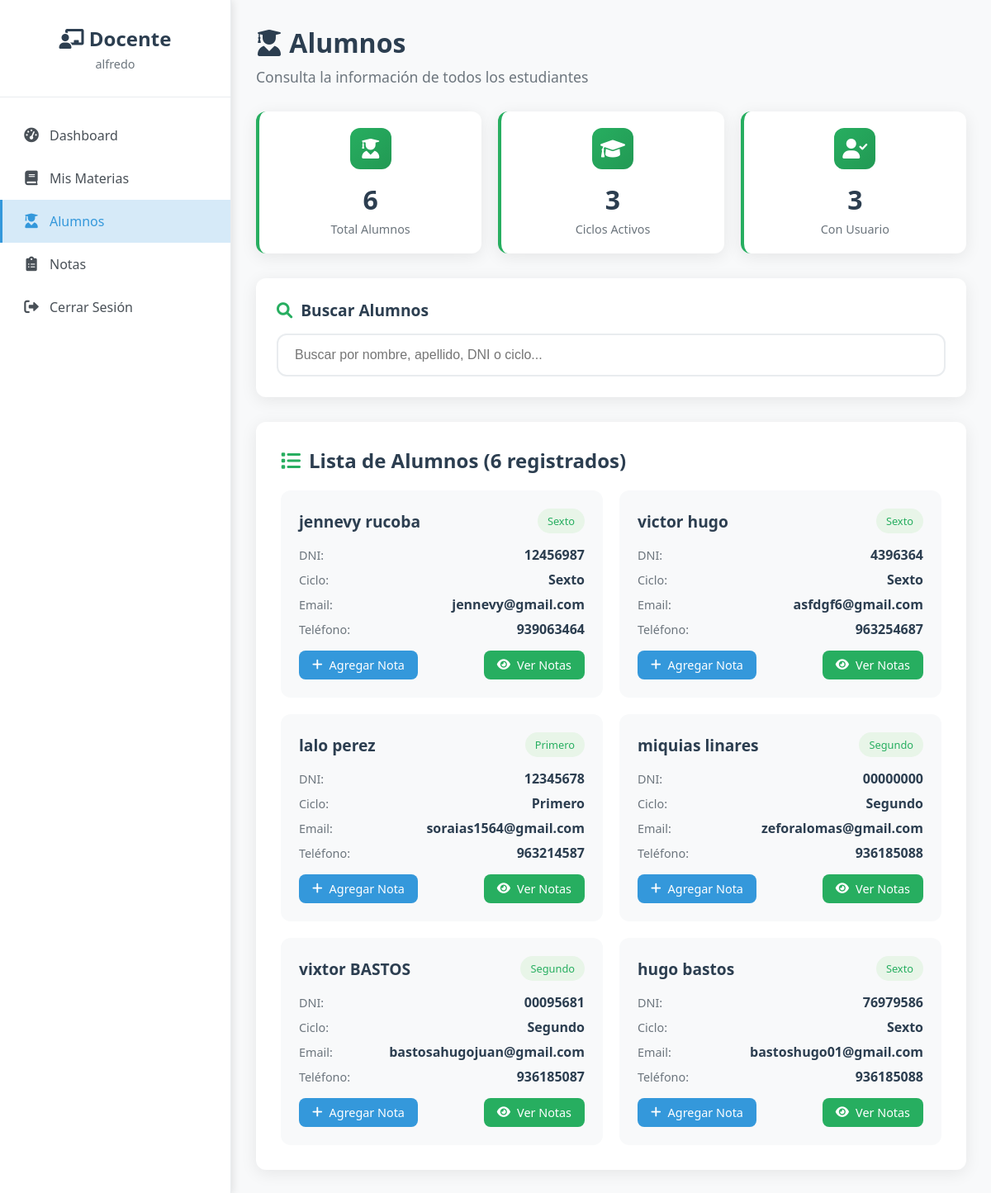
Page /docente/ver_alumnos (signed in) on the earlier database version.
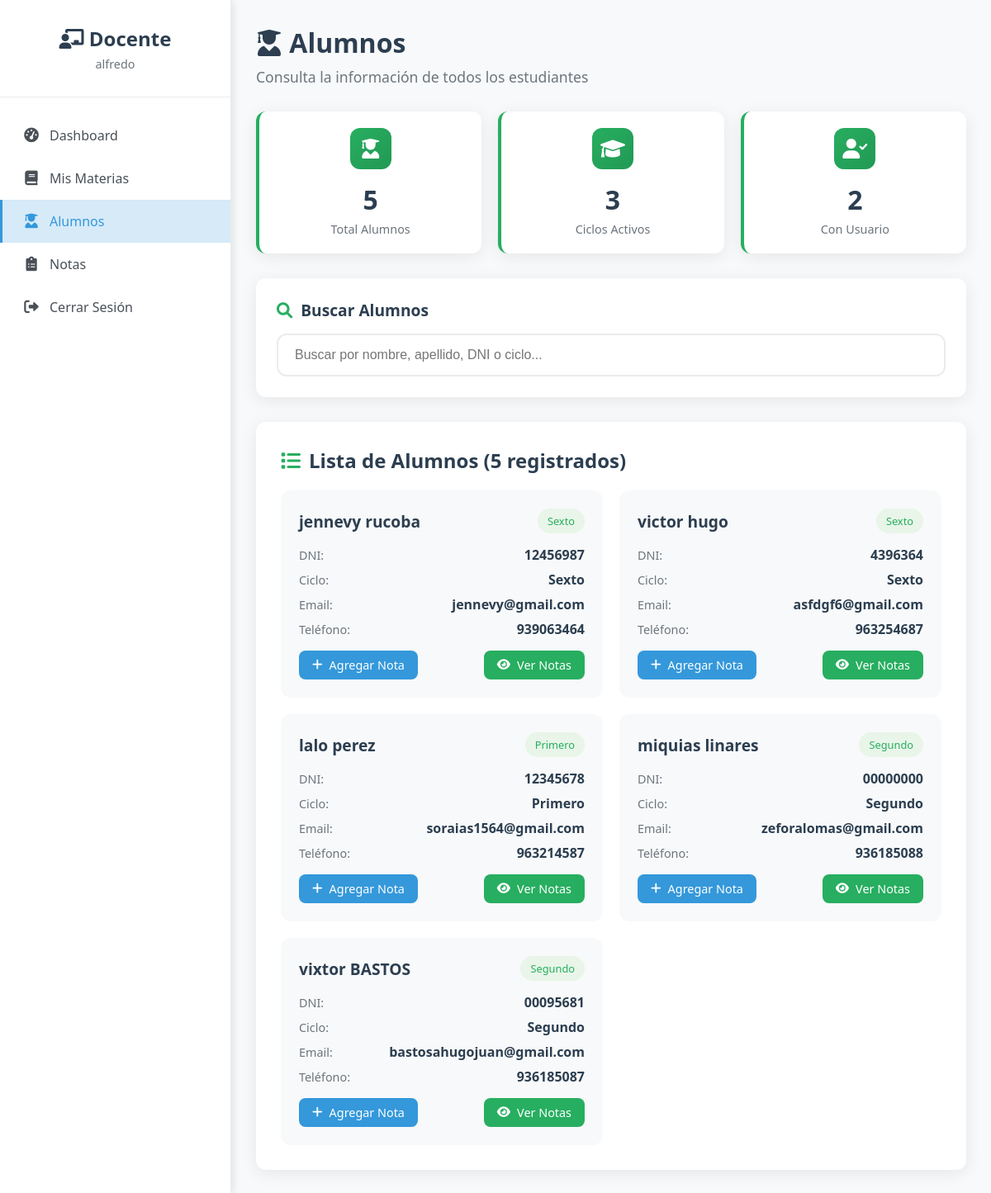
Same page on the later database version.
### app.py (models this page shows)
class Alumno(db.Model):
    id = db.Column(db.Integer, primary_key=True)
    dni = db.Column(db.String(20), unique=True, nullable=False)
    nombre = db.Column(db.String(100), nullable=False)
    apellido = db.Column(db.String(100), nullable=False)
    email = db.Column(db.String(120))
    telefono = db.Column(db.String(20))
    fecha_nacimiento = db.Column(db.Date)
    ciclo = db.Column(db.String(20), nullable=False)  # primero, segundo, tercero, cuarto, quinto, sexto
    fecha_registro = db.Column(db.DateTime, default=datetime.utcnow)
    usuario_id = db.Column(db.Integer, db.ForeignKey('usuario.id'), nullable=True)  # Relación con Usuario
    usuario = db.relationship('Usuario', backref=db.backref('alumno', uselist=False))

### app.py (the view)
@app.route('/docente/ver_alumnos')
def docente_ver_alumnos():
    if not session.get('user_id') or session.get('tipo') != 'docente':
        return redirect(url_for('login'))
    alumnos = Alumno.query.order_by(Alumno.fecha_registro.desc()).all()
    total_alumnos = len(alumnos)
    ciclos_unicos = len(set(alumno.ciclo for alumno in alumnos if alumno.ciclo))
    alumnos_con_usuario = len([alumno for alumno in alumnos if alumno.usuario_id])
    return render_template('docente/ver_alumnos_moderno.html',
                         alumnos=alumnos,
                         total_alumnos=total_alumnos,
                         ciclos_unicos=ciclos_unicos,
                         alumnos_con_usuario=alumnos_con_usuario)

### app.py (called while the page is built)
@app.context_processor
def inject_flash_cleanup():
    return {
        'clear_flash_messages': clear_flash_messages,
        'convertir_ciclo_a_texto': convertir_ciclo_a_texto
    }

### templates/docente/ver_alumnos_moderno.html (shortened to what the changed rows need)
<!DOCTYPE html>
<html lang="es">
<head>
    <link href="https://cdnjs.cloudflare.com/ajax/libs/font-awesome/6.0.0/css/all.min.css" rel="stylesheet">
</head>
<body>
    <div class="docente-dashboard">
        <div class="sidebar">
            <div class="sidebar-header">
                <h2><i class="fas fa-chalkboard-teacher"></i> Docente</h2>
            </div>
        </div>
        <div class="main-content">
            <div class="page-header">
                <h1><i class="fas fa-user-graduate"></i> Alumnos</h1>
            </div>
            <div class="stats-cards">
                <div class="stat-card">
                    <div class="stat-card-icon">
                        <i class="fas fa-user-graduate"></i>
                    </div>
                    <div class="stat-card-number">{{ alumnos|length }}</div>
                    <div class="stat-card-label">Total Alumnos</div>
                </div>
                <div class="stat-card">
                    <div class="stat-card-icon">
                        <i class="fas fa-user-check"></i>
                    </div>
                    <div class="stat-card-number">{{ alumnos_con_usuario if alumnos_con_usuario else 0 }}</div>
                    <div class="stat-card-label">Con Usuario</div>
                </div>
            </div>
            <div class="alumnos-section">
                <h2><i class="fas fa-list"></i> Lista de Alumnos ({{ alumnos|length }} registrados)</h2>
                {% if alumnos %}
                <div class="alumnos-grid" id="alumnosGrid">
                    {% for alumno in alumnos %}
                    <div class="alumno-card"
                         data-nombre="{{ alumno.nombre|lower }}"
                         data-apellido="{{ alumno.apellido|lower }}"
                         data-dni="{{ alumno.dni|lower }}"
                         data-ciclo="{{ alumno.ciclo|lower if alumno.ciclo else '' }}">
                        <div class="alumno-card-header">
                            <div class="alumno-card-title">{{ alumno.nombre }} {{ alumno.apellido }}</div>
                            <span class="alumno-card-badge">{{ alumno.ciclo.title() if alumno.ciclo else 'Sin ciclo' }}</span>
                        </div>
                        <div class="alumno-card-body">
                            <div class="alumno-card-field">
                                <span class="alumno-card-label">DNI:</span>
                                <span class="alumno-card-value">{{ alumno.dni }}</span>
                            </div>
                            <div class="alumno-card-field">
                                <span class="alumno-card-label">Ciclo:</span>
                                <span class="alumno-card-value">{{ alumno.ciclo.title() if alumno.ciclo else 'Sin ciclo' }}</span>
                            </div>
                            <div class="alumno-card-field">
                                <span class="alumno-card-label">Email:</span>
                                <span class="alumno-card-value">{{ alumno.email or '-' }}</span>
                            </div>
                            <div class="alumno-card-field">
                                <span class="alumno-card-label">Teléfono:</span>
                                <span class="alumno-card-value">{{ alumno.telefono or '-' }}</span>
                            </div>
                        </div>
                        <div class="alumno-card-footer">
                            <a href="{{ url_for('agregar_nota') }}?alumno_id={{ alumno.id }}" class="btn btn-primary">
                                <i class="fas fa-plus"></i> Agregar Nota
                            </a>
                            <a href="{{ url_for('docente_ver_notas') }}?alumno_id={{ alumno.id }}" class="btn btn-success">
                                <i class="fas fa-eye"></i> Ver Notas
                            </a>
                        </div>
                    </div>
                    {% endfor %}
                </div>
                {% else %}
                <div class="empty-state">
                    <i class="fas fa-user-graduate"></i>
                    <h3>No hay alumnos registrados</h3>
                    <p>No se encontraron alumnos en el sistema.</p>
                </div>
                {% endif %}
            </div>
        </div>
    </div>
</body>
</html>

Differences in the rows shown:
removed Alumno: nombre "hugo", apellido "bastos", ciclo "Sexto", dni "76979586", email "bastoshugo01@gmail.com", telefono "936185088"
Other differences:
{{ alumnos|length }}: "6" → "5"
{{ alumnos_con_usuario if alumnos_con_usuario else 0 }}: "3" → "2"
